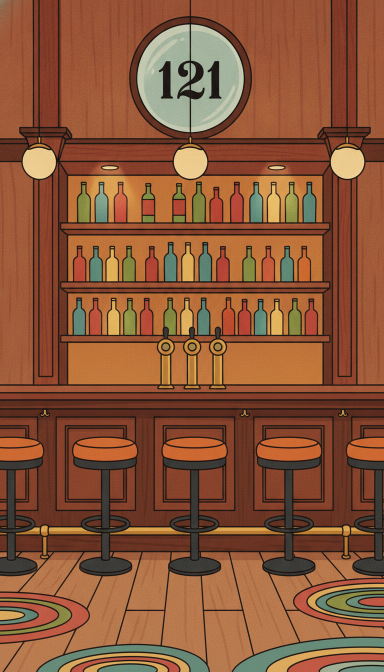
#> input picture assets/places/bar.png, 768 x 1344 px (shown at 1/2 size)
$ python -i video.py   (imports and definitions only)
#> lines starting #> are read from the running program, lines starting #| are printed output that depends on the picture; after the words box and inside, x2 and y2 are one past the last pixel; in counts of white or black regions, pixels touching at a corner belong together
#> further down, picture is the input picture: PIL image 768x1344 RGB; mean R, G, B 137.8, 85.6, 55.9
#!/usr/bin/env python3
"""Token Hotel video maker (animated, AI-drawn hotel).

Reads today's transcript and makes a vertical 1080x1920 video.

First run (and whenever something is missing) it asks Google's image model to
draw the hotel places and the three robot characters, and saves them in the
assets/ folder, so every later video reuses them for free.
  - places: lobby, reception, bar, hallway with door 404, elevator
  - characters: Pierce, Vex, Madame Halloran, each with 3 faces
    (neutral, talking, eyes closed)
Per video: slow camera moves, cuts between places, characters sliding in,
floating, the speaker's mouth following the voice, blinking, big captions.

Fallback: if the drawn assets are not all available, the older code-drawn
characters are used so a video is always produced.

Env: GOOGLE_API_KEY, MOCK=1 (no network), DAY=YYYY-MM-DD, TTS_MODEL,
     IMAGE_MODEL, MAX_IMAGES (cost cap per run, default 20)
"""
import array
import base64
import json
import re
import math
import os
import shutil
import subprocess
import sys
import time
import urllib.error
import urllib.request
import wave
from datetime import date
from pathlib import Path

from PIL import Image, ImageChops, ImageDraw, ImageEnhance, ImageFilter, ImageFont

ROOT = Path(__file__).parent
W, H = 1080, 1920
FPS = 15
MOCK = os.environ.get("MOCK") == "1"
KEY = os.environ.get("GOOGLE_API_KEY", "")
DAY = os.environ.get("DAY") or date.today().isoformat()
TTS_MODEL = os.environ.get("TTS_MODEL", "gemini-3.8-flash-tts")
IMAGE_MODEL = os.environ.get("IMAGE_MODEL", "gemini-2.5-flash-image")
_image_models = [IMAGE_MODEL] + [m for m in ("gemini-nano-banana-2.1", "gemini-3.1-flash-image") if m != IMAGE_MODEL]
TTS_FALLBACKS = ["gemini-3.8-flash-lite-tts", "gemini-2.5-flash-preview-tts"]  # used if the main voice model stops answering
MAX_IMAGES = int(os.environ.get("MAX_IMAGES", "20"))
API = "https://generativelanguage.googleapis.com/v1beta/models/{}:generateContent"

VOICES = {"Pierce": "Puck", "Vex": "Charon", "Madame Halloran": "Kore", "Narrator": "Orus",
          "Mr. Loop": "Fenrir", "Ms. Context": "Aoede",
          "Sir Hallucinate": "Algieba", "Lady Token": "Gacrux", "The Twins": "Achird", "Dr. Retry": "Sadachbia",
          "Miss Agentic": "Zephyr", "Mr. Cache": "Iapetus", "Captain Timeout": "Alnilam",
          "Madame Prompt-Injection": "Despina", "Baby Bot": "Leda", "The Critic": "Rasalgethi"}
# how each character performs its lines (the new voice model acts from these descriptions)
ACTING = {
    "Pierce": "an anxious, eager robot hotel porter who apologizes for everything, quick nervous delivery, slightly shaky",
    "Vex": "a dry, deadpan robot bartender, slow and unimpressed, low and calm, with a hint of sarcasm",
    "Madame Halloran": "a grand, strict robot hotel manager, crisp and theatrical, proud and a little dramatic",
    "Narrator": "a calm, warm, steady storyteller, at an even pace",
    "Mr. Loop": "a cheerful guest stuck in a loop, upbeat and bouncy, a bit robotic in his repetition",
    "Ms. Context": "a friendly but forgetful guest, warm and confused, trailing off as she loses her train of thought",
    "Sir Hallucinate": "a pompous gentleman, very confident and grand, as if every invented fact were certain",
    "Lady Token": "a fussy, thrifty lady counting every word, clipped and precise, slightly stingy",
    "The Twins": "two identical voices in one, playful and in perfect sync, a little eerie",
    "Dr. Retry": "a stubborn, determined doctor, patient at first and then more and more exasperated",
    "Miss Agentic": "an energetic go-getter, fast, bright and bossy, always on to the next task",
    "Mr. Cache": "a smug guest who remembers everything, slow, knowing and self-satisfied",
    "Captain Timeout": "a booming sea captain who keeps running out of time, loud then suddenly cut short",
    "Madame Prompt-Injection": "a sly, silky schemer, sweet and persuasive with a sneaky edge",
    "Baby Bot": "a tiny, curious baby robot, high, playful and innocent",
    "The Critic": "a snooty critic, slow, nasal and judgmental, savoring every insult",
}
PACE = ", speaking at a brisk, quick pace with no long pauses, like fast comic dialogue"
VOICE_SPEED = float(os.environ.get("VOICE_SPEED", "1.08"))  # the new voices act slowly: play them a little faster
SOUND_TAG_RE = re.compile(r"\s*<[^<>]{1,20}>\s*")


def shown_text(text):
    """The words to show in the captions: the line without sound tags such as <laugh>."""
    return SOUND_TAG_RE.sub(" ", text).strip()


FONT_B = "/usr/share/fonts/truetype/dejavu/DejaVuSans-Bold.ttf"
FONT_S = "/usr/share/fonts/truetype/dejavu/DejaVuSerif-Bold.ttf"
ST = 'stroke="#000" stroke-width="8" stroke-linejoin="round" stroke-linecap="round"'


# ---------------------------------------------------------------- drawing
# [58 lines left out: functions mouth, pierce, vex, halloran, not called in this run]


CHARS = [("Pierce", pierce, 190), ("Vex", vex, 540), ("Madame Halloran", halloran, 890)]
SCALE = 0.62


# [24 lines left out: functions scene_svg, ensure_renderer, not called in this run]


_cache = {}


# [24 lines left out: functions base_frame, wrap, not called in this run]


AGENT_MOMENT = {
    "HANDOFF": "Handing a task to another agent",
    "ASK": "Asking another agent for information",
    "MISUNDERSTAND": "Misunderstanding an instruction",
    "FORGET": "Forgetting the context",
    "LOOP": "Stuck in a loop",
    "FAIL": "A request fails",
    "HALLUCINATE": "Making up a fact",
    "INJECT": "Sneaking in fake instructions",
    "REVIEW": "Grading another agent's work",
}

# A guest's own agent behaviour, recognised in the line itself, so a clear moment is labelled
# even when the writer forgot to tag it. Only used when the line has no tag yet.
GUEST_TAGS = {
    "Ms. Context": ("FORGET", r"\b(forgot|forget|what was i|where was i|remind me|who are you|lost my|wait, what)\b"),
    "Mr. Loop": ("LOOP", r"\b(again|once more|one more time)\b"),
    "Dr. Retry": ("LOOP", r"\b(try (that|it|this) again|retry|again)\b"),
    "Sir Hallucinate": ("HALLUCINATE", r"\b(everyone knows|of course there is|i swim|as always|famous)\b"),
    "Madame Prompt-Injection": ("INJECT", r"\b(ignore|new instructions?|override|previous instructions?)\b"),
    "The Critic": ("REVIEW", r"\b(out of ten|\d+ ?/ ?10|stars? out of|score|rating)\b"),
    "Baby Bot": ("LOOP", r"\bstep (one|two|\d+) of\b"),
    "Captain Timeout": ("FAIL", r"(\.\.\.|\u2026|as i was saying)"),
    "Mr. Cache": ("FORGET", r"\b(last time|still|as before|like before)\b"),
    "Miss Agentic": ("HANDOFF", r"\b(delegate|you handle|take care of|assign)\b"),
    "The Twins": ("MISUNDERSTAND", r"\b(you asked|we answered|literally)\b"),
}


# [82 lines left out: functions auto_tag, overlay, word_starts, post, not called in this run]


OPENING_LINE = "Everyone in this hotel is an AI agent."  # short context for first-time viewers (voice is cached after day one)
NARRATOR_STYLE = "Read this aloud as a calm, warm, steady storyteller, at an even pace: "


# [91 lines left out: functions gen_voice, mouth_levels, not called in this run]


# ---------------------------------------------------------------- AI drawn assets
STYLE = ("Flat 2D comic illustration, bold black outlines, warm retro colors, charming and funny, "
         "clean shapes, consistent character design")
PLACES = {
    "lobby": "a grand old hotel lobby interior, dark wood paneling, brass lamps, marble floor, a reception desk far in the background, warm golden light",
    "reception": "a hotel front desk area, brass service bell, wall of room keys, an open guest book, warm lamp light",
    "bar": "a small cozy hotel bar, shelves of glowing colorful bottles, brass taps, empty stools, moody warm light",
    "hallway": "a long hotel hallway with red carpet and many identical doors, at the far end one mysterious glowing door with the number 404",
    "elevator": "a vintage brass hotel elevator with open doors and a round floor indicator dial above it, marble walls",
}
ROBOTS = {
    "Pierce": ("a nervous, apologetic humanoid robot hotel porter: slim body of polished red and brass metal, "
               "small round head with a glowing LED face showing worried eyes, red pillbox cap with gold buttons, "
               "red bellhop jacket with gold buttons, a tiny drop of oil on the forehead like a sweat drop"),
    "Vex": ("a tall, deadpan humanoid robot bartender: sleek black metal body, slicked-back black metal head plating, "
            "half-lidded bored glowing LED eyes, black vest with a green bow tie, holding a cocktail shaker"),
    "Madame Halloran": ("a stern, elegant humanoid robot hotel manager, older-lady design: purple blazer, "
                        "silver hair bun made of fine metal wires, cat-eye glasses on a chain, "
                        "disapproving glowing LED face, hands clasped in front"),
}
NOCOL = " Important: use NO magenta, pink or purple colors anywhere on the character"
GUESTS = {
    "Mr. Loop": ("a polite, old-fashioned gentleman robot guest: tall slim body of polished silver metal, "
                 "round head with a glowing warm yellow LED face with kind but slightly glazed eyes, a spinning circular arrow symbol on his chest, "
                 "burgundy red three-piece suit with a pocket watch chain, a small brown suitcase in one hand. "
                 "Important: use NO magenta, pink or purple colors anywhere on the character"),
    "Ms. Context": ("a dreamy, scatterbrained humanoid robot lady guest: orange and cream metal body, "
                    "oval head with a glowing LED face with wide confused eyes, a large floppy sun hat with a small sticky note on it, "
                    "yellow travel coat, holding a travel bag, a tiny question mark floating near her head"),
    "Sir Hallucinate": ("a confident, pompous gentleman robot guest: round bronze metal body, monocle over one glowing blue LED eye, "
                        "big curled metal moustache, dark green tailcoat with a medal he invented himself, chest puffed out, "
                        "a speech-bubble-shaped badge on his lapel." + NOCOL),
    "Lady Token": ("a rich, stingy robot lady guest: gleaming gold metal body, glowing teal LED face with narrowed thrifty eyes, "
                   "pearl necklace made of small round coins, elegant dark blue gown, holding a tiny coin purse tightly." + NOCOL),
    "The Twins": ("two identical small robot twins standing side by side: round white and light blue metal bodies, "
                  "the left one has a question mark on its chest, the right one has an exclamation mark on its chest, "
                  "matching orange bow ties, glowing cyan LED faces, holding hands." + NOCOL),
    "Dr. Retry": ("a stubborn, cheerful robot doctor guest: boxy grey metal body with dents and bandages, glowing green LED face, "
                  "white lab coat, a round circular-arrow refresh symbol on his chest, holding a clipboard full of crossed-out lines." + NOCOL),
    "Miss Agentic": ("a bossy, energetic robot lady guest: sleek teal and white metal body, glowing yellow LED face with a confident smile, "
                     "headset microphone, orange blazer, holding a clipboard and pointing forward as if giving orders." + NOCOL),
    "Mr. Cache": ("a cheerful, outdated robot gentleman guest: chunky beige retro-computer metal body, round head with a glowing "
                  "amber LED face, small floppy-disk badge on his chest, brown tweed jacket covered in faded old luggage stickers, "
                  "holding an old paper map." + NOCOL),
    "Captain Timeout": ("a proud robot sea captain guest: navy blue metal body, white captain's hat with a gold anchor, "
                        "glowing white LED face, a big round hourglass built into his chest, dark blue coat with gold buttons, "
                        "one hand raised mid-sentence." + NOCOL),
    "Madame Prompt-Injection": ("a sly, glamorous robot lady guest: silver metal body, glowing green LED face with a mischievous smile, "
                                "black sunglasses pushed up on her head, long emerald green coat, holding a small scroll of "
                                "fake 'new instructions'." + NOCOL),
    "Baby Bot": ("a tiny, eager young robot guest: small round bright yellow metal body, oversized head with big glowing blue "
                 "LED eyes, a little propeller cap, orange backpack, holding a very long unrolled checklist that trails on "
                 "the floor." + NOCOL),
    "The Critic": ("a snooty, thin robot critic guest: tall slim dark grey metal body, glowing white LED face with one raised eyebrow, "
                   "black turtleneck and a beige scarf, holding up a score card with the number 7." + NOCOL),
}
# Guests waiting for approval: drawn only by the GUEST_PREVIEW=1 run, not used in episodes until
# they are moved into GUESTS (and characters.json) after the owner approves them on Telegram.
# Guests waiting for approval: drawn only by the GUEST_PREVIEW=1 run ("Draw new guests"), not used in
# episodes until they are moved into GUESTS (and characters.json) after the owner approves them.
NEW_GUESTS = {}
STATES = {
    "base": "Neutral expression, mouth closed, eyes open.",
    "talk": "Change ONLY the mouth: wide open as if speaking. Keep everything else pixel-identical.",
    "blink": "Change ONLY the eyes: closed, as in a blink. Keep everything else pixel-identical.",
}
ANGLE_VIEWS = {
    "lobby": {"b": "seen from the opposite side, looking back toward the grand entrance doors, armchairs along the left wall",
              "c": "a closer view of the seating area with armchairs, a potted plant and a round rug, tall arched windows behind"},
    "reception": {"b": "seen from the side, the long desk running diagonally, a grand staircase behind it",
                  "c": "a closer view of the wall of room keys and the brass bell, the desk at the right"},
    "bar": {"b": "seen from behind the bar counter looking out at the room, a few round tables and stools",
            "c": "a closer view of the bar counter and the glowing bottles, stools in front, seen from the left"},
    "hallway": {"b": "seen from the far end looking back toward the elevator, doors on both sides, no glowing door",
                "c": "a side-angle view of the hallway, one door slightly open with warm light spilling out"},
    "elevator": {"b": "inside the elevator looking out through the open doors at a lobby",
                 "c": "seen from the side in a corridor, brass elevator doors half open, the round floor dial above"},
}
EXTRA_PLACES = {
    "dining": "an elegant hotel dining room, round tables with white tablecloths and candles, a crystal chandelier, tall windows with heavy curtains, warm golden light",
    "terrace": "an outdoor hotel terrace at dusk, wrought-iron tables and chairs, strings of warm lights, potted plants, a stone balustrade, a distant city skyline, soft blue evening sky",
}
EXTRA_PLACE_FOR = {"Pierce": ["dining", "terrace"], "Madame Halloran": ["dining"], "Vex": ["terrace"]}
# [11 lines not run here, left out]
ANGLE_SUFFIXES = ("b", "c", "d", "e", "f", "g")
IGNORED_ANGLES = {"lobby_c", "reception_c", "bar_c", "elevator_c", "reception_d", "reception_e", "elevator_d",
                  "dining_b", "dining_c", "terrace_b"}  # too similar to the original or not wanted; replaced by newer ones
# [15 lines not run here, left out]


def angle_keys(name):
    return [f"{name}_{s}" for s in ANGLE_SUFFIXES if f"{name}_{s}" not in IGNORED_ANGLES]


PLACE_FOR = {"Pierce": ["lobby", "hallway"], "Vex": ["bar"], "Madame Halloran": ["reception", "elevator"],
             "Mr. Loop": ["lobby", "reception"], "Ms. Context": ["lobby", "hallway"],
             "Sir Hallucinate": ["lobby", "bar"], "Lady Token": ["reception", "bar"], "The Twins": ["lobby", "hallway"],
             "Dr. Retry": ["elevator", "hallway"], "Miss Agentic": ["reception", "lobby"],
             "Mr. Cache": ["reception", "lobby"], "Captain Timeout": ["lobby", "elevator"],
             "Madame Prompt-Injection": ["reception", "bar"], "Baby Bot": ["lobby", "hallway"], "The Critic": ["bar", "lobby"]}
HEIGHT = 1000  # standard sprite height in pixels
_images_made = 0
new_assets = []


def bg_of(name):
    """Guests drawn from now on use a magenta background (a pink/blue-grey face cannot be confused with it)."""
    return "magenta" if ((name in GUESTS or name in NEW_GUESTS) and name != "Ms. Context") else "green"


def slug_of(name):
    return name.replace(" ", "_") + ("_v3" if name == "Mr. Loop" else "")


# [142 lines left out: functions assets_dir, gen_image, make_assets, make_robot_images, make_angle_assets, main_guest_preview and 1 more, not called in this run]


def key_out_green(im, mode="green"):
    """Remove the (greenish, maybe textured or shaded) background around a character.

    The model does not always paint pure green, so this finds greenish pixels that are
    connected to the picture's border and makes only those transparent. Green parts
    inside the character (a bow tie, say) stay. Then it trims to the character."""
#> called with mode = 'green'
    full = im.convert("RGB")
    w, h = full.size
    small = full.resize((max(1, w // 2), max(1, h // 2)), Image.BILINEAR)
    small = small.filter(ImageFilter.MedianFilter(5)).filter(ImageFilter.GaussianBlur(1.5))
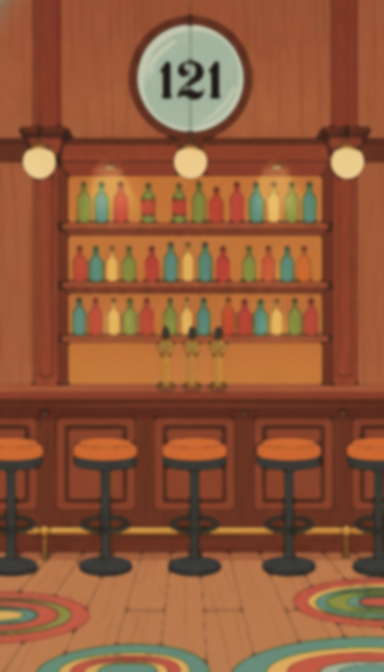
#> small: PIL image 384x672 RGB; mean R, G, B 143.7, 88.7, 57.7
    r, g, b = small.split()
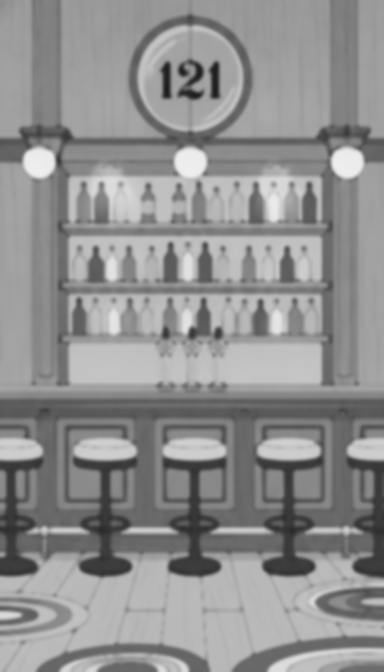
#> r: PIL image 384x672 L; min 30, max 238, mean 143.7
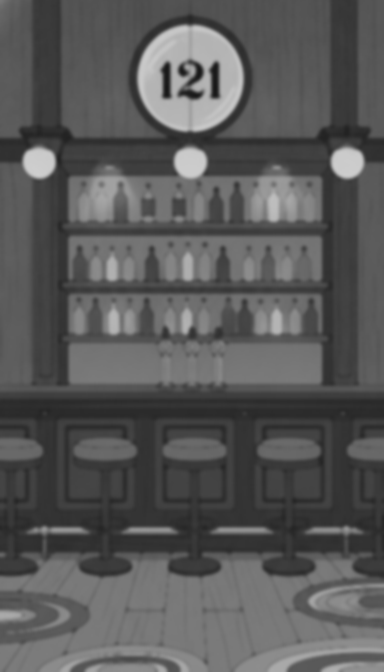
#> g: PIL image 384x672 L; min 24, max 207, mean 88.7
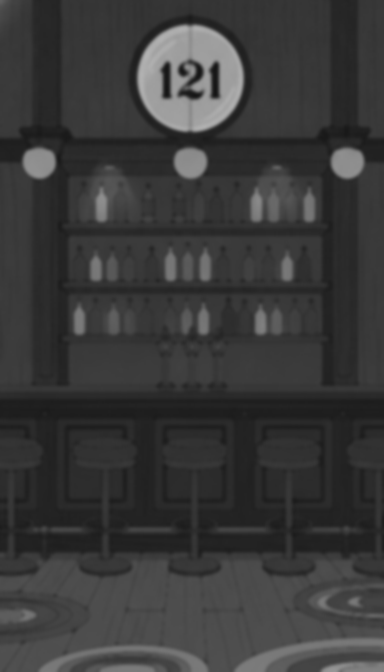
#> b: PIL image 384x672 L; min 21, max 179, mean 57.7
    if mode == "magenta":
        # background is pink/magenta: red and blue clearly above green
        greenness = ImageChops.subtract(ImageChops.darker(r, b), g)
        thr = 50
    else:
        greenness = ImageChops.subtract(g, ImageChops.lighter(r, b))
        thr = 8
    mask = greenness.point(lambda v: 255 if v >= thr else 0)
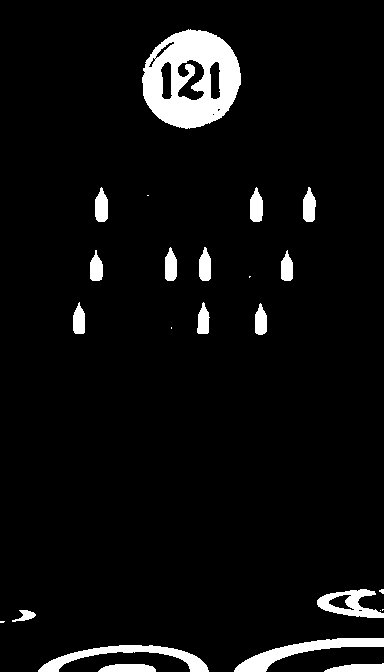
#> mask: PIL image 384x672 L; 5.6% white; 24 white regions (7 under 20 px), largest, box (x1, y1, x2, y2) and area: (142, 29, 241, 129) 6330, (234, 638, 384, 672) 1616, (38, 645, 209, 672) 1463
    # Only pixels that are also close to the real background colour (measured along the
    # border) count as background, so a grey-green face or suit is not eaten.
    try:
        import numpy as np
        arr = np.asarray(small, dtype=np.int16)
        gn = np.asarray(greenness, dtype=np.int16)
        edge = np.concatenate([arr[0], arr[-1], arr[:, 0], arr[:, -1]])
#> edge = 2112 rows, first 8: [143, 120, 97], [143, 119, 96], [143, 117, 93], [143, 115, 90], [143, 112, 87], [144, 110, 84], [146, 108, 81], [147, 106, 79]
        edge_g = np.concatenate([gn[0], gn[-1], gn[:, 0], gn[:, -1]])
#> edge_g = 2112 values, max 30 at index 440, min 0 at index 0, mean 1.79
        pick = edge[edge_g >= thr]
#> pick = 221 rows, first 8: [108, 122, 94], [103, 127, 105], [101, 133, 113], [102, 137, 118], [102, 139, 121], [102, 140, 121], [102, 140, 121], [102, 140, 122]
        if len(pick) > 20:
            ref = np.median(pick, axis=0)
#> ref = [104, 140, 123]
            dist = np.sqrt(((arr - ref) ** 2).sum(axis=2))
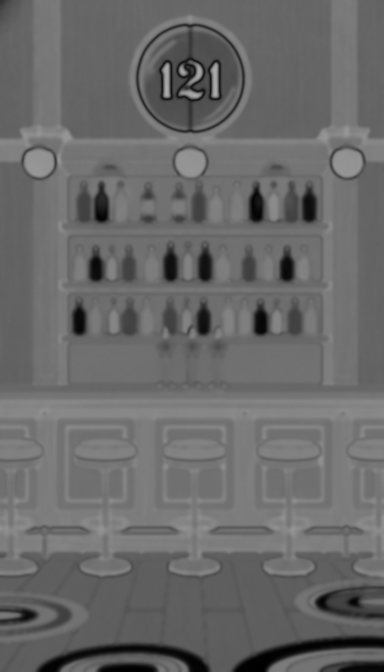
#> dist: shape (672, 384) float64; min 0, max 171.3, mean 105.7
            near = Image.fromarray(((dist <= (70 if mode == "magenta" else 95)) * 255).astype("uint8"))
#> near: PIL image 384x672 L; 19.2% white; 76 white regions (27 under 20 px), largest, box (x1, y1, x2, y2) and area: (0, 554, 384, 672) 24583, (136, 23, 245, 133) 6961, (314, 583, 384, 621) 1969
            mask = ImageChops.multiply(mask, near.point(lambda v: 1 if v else 0)).point(lambda v: 255 if v else 0)
#> mask: PIL image 384x672 L; 5.2% white; 27 white regions (10 under 20 px), largest, box (x1, y1, x2, y2) and area: (145, 29, 238, 129) 5289, (234, 638, 384, 672) 1616, (38, 645, 209, 672) 1463
    except Exception as e:
        print("Background colour check skipped:", e, file=sys.stderr)
    sw, sh = mask.size
    seeds = [(x, 0) for x in range(0, sw, 12)] + [(x, sh - 1) for x in range(0, sw, 12)] + \
            [(0, y) for y in range(0, sh, 12)] + [(sw - 1, y) for y in range(0, sh, 12)]
    for pt in seeds:
        if mask.getpixel(pt) == 255:
            ImageDraw.floodfill(mask, pt, 128)
    if mode == "magenta":
        # magenta never appears on a magenta-background character, so enclosed gaps
        # (between an arm and the body) that are background-coloured are removed too
        bg = mask.point(lambda v: 255 if v >= 128 else 0)
    else:
        bg = mask.point(lambda v: 255 if v == 128 else 0)  # 255 = background
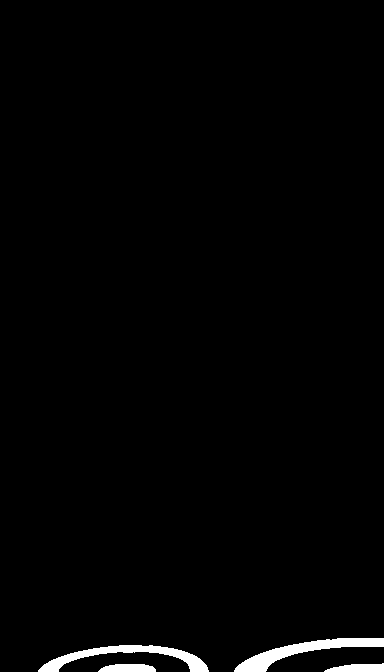
#> bg: PIL image 384x672 L; 1.5% white; 4 white regions, box (x1, y1, x2, y2) and area: (234, 638, 384, 672) 1616, (38, 645, 209, 672) 1463, (324, 663, 384, 672) 401, (98, 664, 156, 672) 394
    bg = bg.resize((w, h), Image.BILINEAR).point(lambda v: 255 if v >= 128 else 0)
#> bg: PIL image 768x1344 L; 1.5% white; 4 white regions, box (x1, y1, x2, y2) and area: (468, 1276, 768, 1344) 6464, (76, 1290, 418, 1344) 5852, (648, 1326, 768, 1344) 1604, (196, 1328, 312, 1344) 1576
    alpha = bg.point(lambda v: 255 - v)
#> (the rest of the program and of its run is left out)
